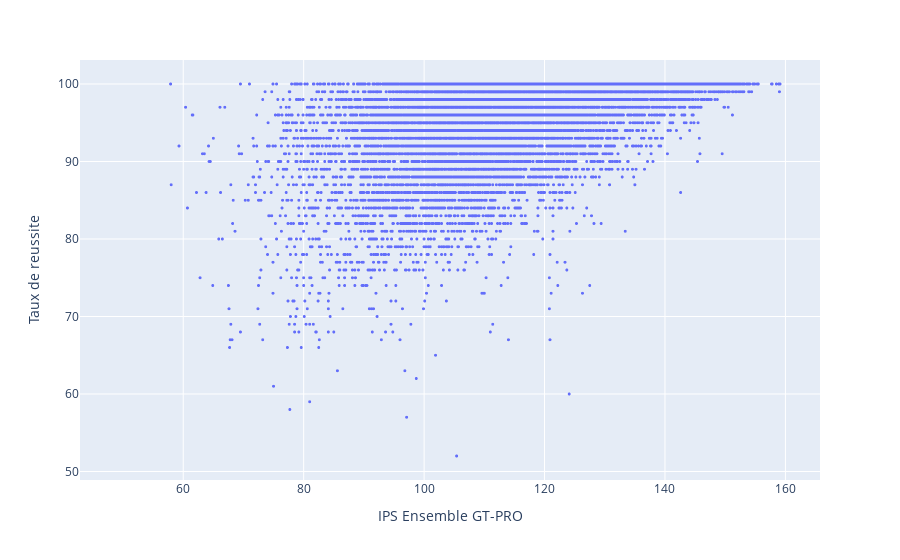

This figure's notebook cell:
### Code cell
fig = px.scatter(ips_res_df, x="IPS Ensemble GT-PRO", y="Taux de reussite", size_max=0.1)
fig.update_traces(marker={'size': 3})  
fig.show()

### Figure 1 — Plotly figure (JSON) as saved in the notebook; plotly's stock layout.template omitted (floating-point values rounded to 4 significant figures; data arrays with more than 128 entries replaced by an {"elided": "..."} marker saying what was removed)
{"data": [{"hovertemplate": "IPS Ensemble GT-PRO=%{x}<br>Taux de reussite=%{y}<extra></extra>", "legendgroup": "", "marker": {"color": "#636efa", "size": 3, "symbol": "circle"}, "mode": "markers", "name": "", "showlegend": false, "type": "scattergl", "x": {"elided": "21777 float values"}, "xaxis": "x", "y": {"elided": "21777 int values"}, "yaxis": "y"}], "layout": {"legend": {"tracegroupgap": 0}, "margin": {"t": 60}, "xaxis": {"anchor": "y", "domain": [0, 1], "title": {"text": "IPS Ensemble GT-PRO"}}, "yaxis": {"anchor": "x", "domain": [0, 1], "title": {"text": "Taux de reussite"}}}}
